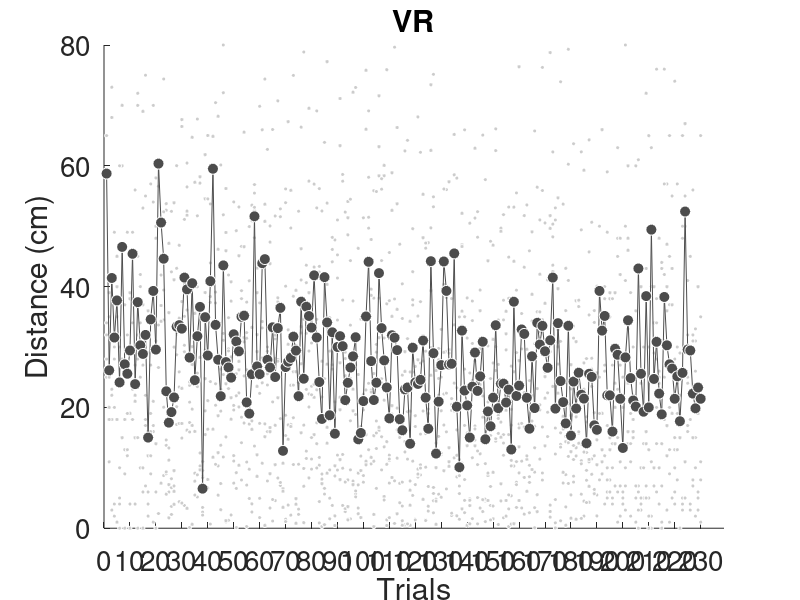

Reproduce this figure in MATLAB. (Note: this script raises an error after producing the figure.)
load('scores.mat')

scores_each_trials = zeros(1, all_trials);
figure('Position', [100, 100, 1200, 500]);

x = 1:all_trials;

for i = 1:VR0_number
    trials = abs(VR0_all(:,:,i) - 200);
    trials = trials(:)';
    trials(111:120) = [];
    scores_each_trials = scores_each_trials + trials;
    hold on
    plot(x, trials, 'o', ...
        'MarkerSize', 3, ...
        'MarkerFaceColor', light_gray, ...
        'MarkerEdgeColor', white, ...
        'Color', light_gray)
end

y = scores_each_trials / VR0_number;

plot(x, y, '-o', ...
    'LineWidth', 0.5, ...
    'MarkerSize', 8, ...
    'MarkerFaceColor', dark_gray, ...
    'MarkerEdgeColor', white, ...
    'Color', dark_gray)

h = gca;
set(h, 'FontSize', 20)

title('VR')
ylim([0, 80])
xlabel('Trials')
xlim([0, all_trials + 9])
xticks(0:10:all_trials + 9)
ylabel('Distance (cm)')

xline_values = [20, 40, 60, 80, 100, 110, 130, 150, 170, 190, 210, 230];
xline_str = {'0h test', 'P1', 'P2', 'P3', 'P4', 'Reac.', 'P5', 'P6', 'P7', 'P8', '6h test', '24h test'};

for i = 1:all_sets
    val = xline_values(i);
    str = xline_str(i);
    xline(val, '--', str)
end


saveas(gcf, './data/figures/all_trials/VR0_all_trials', 'epsc')
